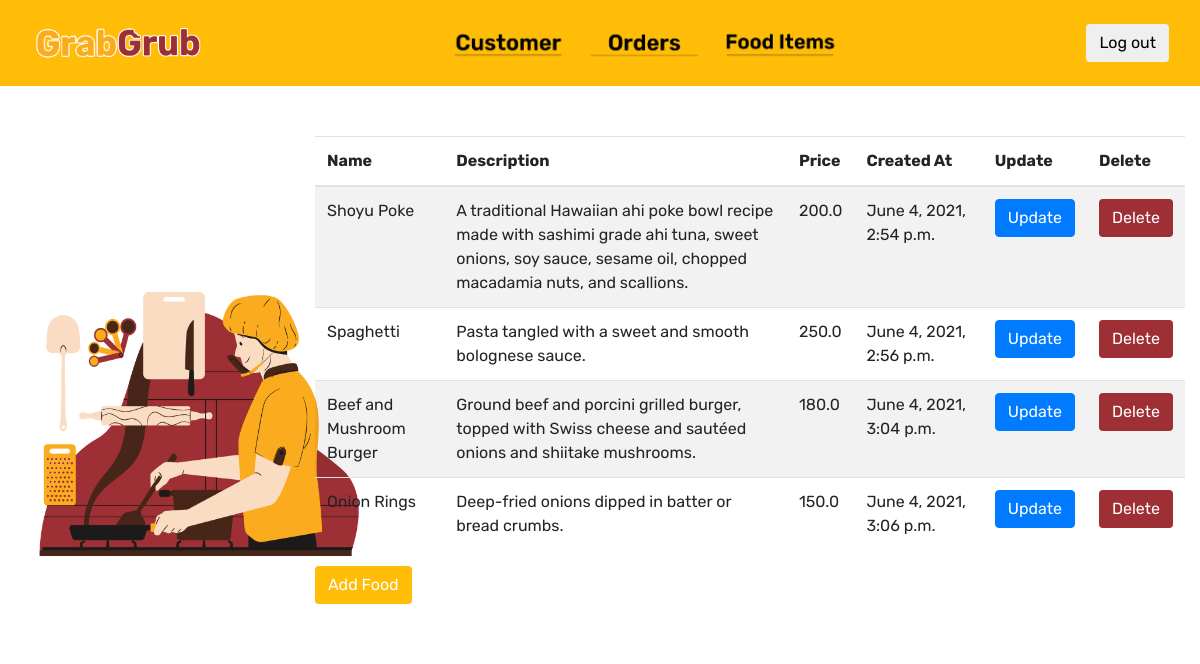
The app's page /view_food/ with its own data.
### Kiosk/models.py (models this page shows, shortened)
class Food(models.Model):
    name = models.CharField(max_length=300)
    description = models.CharField(max_length=300)
    price = models.FloatField()
    created_at = DateTimeField(auto_now=True,blank=True, null=True)

### Kiosk/views.py (the view)
# urls.py: path('view_food/', views.view_food, name='view_food'),
def view_food(request):
    food_objects = Food.objects.all()
    return render(request,'view_food.html', {'foods': food_objects})

### templates/view_food.html
{% extends 'base.html' %}
{% load static %}
{% block content %}
        <div class="container-fluid">
          <div class="row" style="padding-top: 50px;">
              <div class = "col-sm-3">
                <img class= "d-inline-block align-top" src="{% static '/img/Fooditems.png' %}" width="350" height="500" alt="">
              </div>
              <div class="col-lg-9">
                  <table class="table table-striped">
                      <thead style="white-space: nowrap; overflow: hidden; text-overflow:ellipsis;">
                          <th scope="col"> Name </th>
                          <th scope="col"> Description </th>
                          <th scope="col"> Price </th>
                          <th scope="col"> Created At </th>
                          <th scope="col"> Update</th>
                          <th scope="col"> Delete </th>
                      </thead>
                      <tbody>
                          {% for f in foods %}
                          <tr>
                              <td>{{ f.name }}</td>
                              <td>{{ f.description }}</td>
                              <td>{{ f.price }}</td>
                              <td>{{ f.created_at }}</td>
                              <td> <a href="{% url 'update_food' pk=f.pk %}" class="btn btn-primary">
                                  Update
                              </a>
                              </td>
                              <td> <a href="{% url 'delete_food' pk=f.pk %}"><button type="submit" class="btn btn-maroon">
                                  Delete
                                </button></a>
                              </td>
                          </tr>
                          {% endfor %}
                      </tbody>
                  </table>
                  <div class="d-flex">
                    <div class="continer">
                        <a href="{% url 'add_food' %}"><button class="btn btn-yellowbtn"> Add Food </button></a>
                    </div>
                </div>
              </div>
            </div>
          </div>
 {% endblock %}

### Kiosk/static/style.css (style rules this page uses)
* { font-family: 'Rubik', sans-serif; }
:root { --input-padding-x: 1.5rem; --input-padding-y: 0.75rem; }
.btn-yellowbtn { color: white; background-color: #FFBD08; border-color: #FFBD08; }
.btn-maroon { color: #fff; background-color: #9D2F35; border-color: #9D2F35; }
body { background-color: #25274d; }

### records on screen
Food: name "Shoyu Poke", description "A traditional Hawaiian ahi poke bowl recipe made with sashimi grade ahi tuna, sweet onions, soy sauce, sesame oil, chopped macadamia nuts, and scallions.", price "200.0", created_at "June 4, 2021, 2:54 p.m."
Food: name "Spaghetti", description "Pasta tangled with a sweet and smooth bolognese sauce.", price "250.0", created_at "June 4, 2021, 2:56 p.m."
Food: name "Beef and Mushroom Burger", description "Ground beef and porcini grilled burger, topped with Swiss cheese and sautéed onions and shiitake mushrooms.", price "180.0", created_at "June 4, 2021, 3:04 p.m."
Food: name "Onion Rings", description "Deep-fried onions dipped in batter or bread crumbs.", price "150.0", created_at "June 4, 2021, 3:06 p.m."
